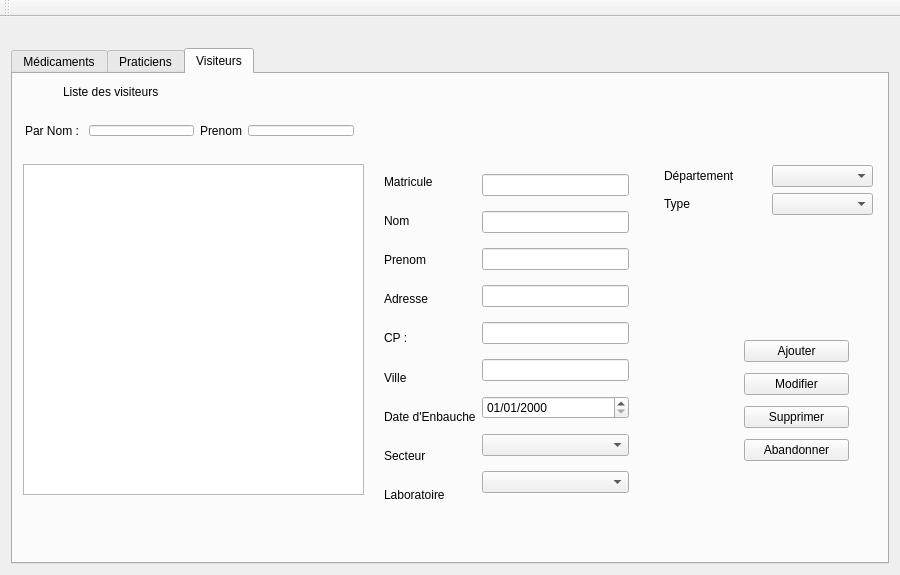
<?xml version="1.0" encoding="UTF-8"?>
<ui version="4.0">
 <class>MainWindow</class>
 <widget class="QMainWindow" name="MainWindow">
  <property name="geometry">
   <rect>
    <x>0</x>
    <y>0</y>
    <width>900</width>
    <height>575</height>
   </rect>
  </property>
  <property name="minimumSize">
   <size>
    <width>900</width>
    <height>575</height>
   </size>
  </property>
  <property name="maximumSize">
   <size>
    <width>900</width>
    <height>575</height>
   </size>
  </property>
  <property name="windowTitle">
   <string>Outil de gestion GSB</string>
  </property>
  <widget class="QWidget" name="centralWidget">
   <layout class="QVBoxLayout" name="verticalLayout_9">
    <item>
     <widget class="QLabel" name="labelInfoUSer">
      <property name="text">
       <string/>
      </property>
     </widget>
    </item>
    <item>
     <widget class="QTabWidget" name="tabWidget">
      <property name="currentIndex">
       <number>2</number>
      </property>
      <widget class="QWidget" name="tab">
       <attribute name="icon">
        <iconset resource="Images.qrc">
         <normaloff>:/Images/medoc.jpg</normaloff>:/Images/medoc.jpg</iconset>
       </attribute>
       <attribute name="title">
        <string>Médicaments</string>
       </attribute>
       <widget class="QListWidget" name="listWidgetMedocs">
        <property name="geometry">
         <rect>
          <x>10</x>
          <y>50</y>
          <width>711</width>
          <height>131</height>
         </rect>
        </property>
       </widget>
       <widget class="QLabel" name="label_5">
        <property name="geometry">
         <rect>
          <x>280</x>
          <y>270</y>
          <width>67</width>
          <height>21</height>
         </rect>
        </property>
        <property name="text">
         <string>Effets</string>
        </property>
       </widget>
       <widget class="QLabel" name="label_6">
        <property name="geometry">
         <rect>
          <x>20</x>
          <y>270</y>
          <width>101</width>
          <height>31</height>
         </rect>
        </property>
        <property name="text">
         <string>Composition</string>
        </property>
       </widget>
       <widget class="QLabel" name="label_7">
        <property name="geometry">
         <rect>
          <x>270</x>
          <y>190</y>
          <width>121</width>
          <height>16</height>
         </rect>
        </property>
        <property name="text">
         <string>Contre indication</string>
        </property>
       </widget>
       <widget class="QLabel" name="label_28">
        <property name="geometry">
         <rect>
          <x>21</x>
          <y>381</y>
          <width>47</width>
          <height>21</height>
         </rect>
        </property>
        <property name="text">
         <string>Famille</string>
        </property>
       </widget>
       <widget class="QTextEdit" name="textEditCompo">
        <property name="geometry">
         <rect>
          <x>110</x>
          <y>270</y>
          <width>131</width>
          <height>61</height>
         </rect>
        </property>
       </widget>
       <widget class="QLabel" name="label_29">
        <property name="geometry">
         <rect>
          <x>270</x>
          <y>190</y>
          <width>121</width>
          <height>16</height>
         </rect>
        </property>
        <property name="text">
         <string>Contre indication</string>
        </property>
       </widget>
       <widget class="QTextEdit" name="textEditContreIndic">
        <property name="geometry">
         <rect>
          <x>390</x>
          <y>190</y>
          <width>191</width>
          <height>81</height>
         </rect>
        </property>
       </widget>
       <widget class="QLabel" name="label_30">
        <property name="geometry">
         <rect>
          <x>280</x>
          <y>270</y>
          <width>67</width>
          <height>21</height>
         </rect>
        </property>
        <property name="text">
         <string>Effets</string>
        </property>
       </widget>
       <widget class="QTextEdit" name="textEditEffets">
        <property name="geometry">
         <rect>
          <x>390</x>
          <y>280</y>
          <width>191</width>
          <height>81</height>
         </rect>
        </property>
       </widget>
       <widget class="QComboBox" name="comboBoxFamille">
        <property name="geometry">
         <rect>
          <x>129</x>
          <y>381</y>
          <width>301</width>
          <height>31</height>
         </rect>
        </property>
       </widget>
       <widget class="QWidget" name="layoutWidget">
        <property name="geometry">
         <rect>
          <x>10</x>
          <y>10</y>
          <width>330</width>
          <height>33</height>
         </rect>
        </property>
        <layout class="QHBoxLayout" name="horizontalLayout">
         <item>
          <widget class="QLabel" name="label">
           <property name="text">
            <string>Rechercher un médicament</string>
           </property>
          </widget>
         </item>
         <item>
          <widget class="QLineEdit" name="lineEditMedoc"/>
         </item>
        </layout>
       </widget>
       <widget class="QWidget" name="layoutWidget">
        <property name="geometry">
         <rect>
          <x>390</x>
          <y>10</y>
          <width>213</width>
          <height>33</height>
         </rect>
        </property>
        <layout class="QHBoxLayout" name="horizontalLayout_2">
         <item>
          <widget class="QLabel" name="label_2">
           <property name="text">
            <string>Famille : </string>
           </property>
          </widget>
         </item>
         <item>
          <widget class="QComboBox" name="comboBoxRechercheFamille"/>
         </item>
        </layout>
       </widget>
       <widget class="QWidget" name="layoutWidget">
        <property name="geometry">
         <rect>
          <x>20</x>
          <y>230</y>
          <width>231</width>
          <height>33</height>
         </rect>
        </property>
        <layout class="QHBoxLayout" name="horizontalLayout_8">
         <item>
          <widget class="QLabel" name="label_4">
           <property name="text">
            <string>Nom commercial</string>
           </property>
          </widget>
         </item>
         <item>
          <widget class="QLineEdit" name="lineEditNomComm"/>
         </item>
        </layout>
       </widget>
       <widget class="QWidget" name="layoutWidget">
        <property name="geometry">
         <rect>
          <x>20</x>
          <y>340</y>
          <width>221</width>
          <height>33</height>
         </rect>
        </property>
        <layout class="QHBoxLayout" name="horizontalLayout_9">
         <item>
          <widget class="QLabel" name="label_9">
           <property name="text">
            <string>Prix</string>
           </property>
          </widget>
         </item>
         <item>
          <widget class="QLineEdit" name="lineEditPrixMedoc"/>
         </item>
        </layout>
       </widget>
       <widget class="QWidget" name="layoutWidget">
        <property name="geometry">
         <rect>
          <x>20</x>
          <y>190</y>
          <width>232</width>
          <height>33</height>
         </rect>
        </property>
        <layout class="QHBoxLayout" name="horizontalLayout_7">
         <item>
          <widget class="QLabel" name="label_3">
           <property name="text">
            <string>Depot légal</string>
           </property>
          </widget>
         </item>
         <item>
          <widget class="QLineEdit" name="lineEditDepot"/>
         </item>
        </layout>
       </widget>
       <widget class="QWidget" name="layoutWidget">
        <property name="geometry">
         <rect>
          <x>600</x>
          <y>270</y>
          <width>250</width>
          <height>78</height>
         </rect>
        </property>
        <layout class="QHBoxLayout" name="horizontalLayout_12">
         <item>
          <layout class="QVBoxLayout" name="verticalLayout">
           <item>
            <widget class="QPushButton" name="pushButtonAbbandonnerMedocs">
             <property name="text">
              <string>Abandonner</string>
             </property>
             <property name="icon">
              <iconset resource="Images.qrc">
               <normaloff>:/Images/abandonner.jpg</normaloff>:/Images/abandonner.jpg</iconset>
             </property>
            </widget>
           </item>
           <item>
            <widget class="QPushButton" name="pushButtonModifier">
             <property name="text">
              <string>Modifier</string>
             </property>
             <property name="icon">
              <iconset resource="Images.qrc">
               <normaloff>:/Images/modifier.png</normaloff>:/Images/modifier.png</iconset>
             </property>
            </widget>
           </item>
          </layout>
         </item>
         <item>
          <layout class="QVBoxLayout" name="verticalLayout_2">
           <item>
            <widget class="QPushButton" name="pushButtonAJouterMedoc">
             <property name="text">
              <string>Ajouter</string>
             </property>
             <property name="icon">
              <iconset resource="Images.qrc">
               <normaloff>:/Images/ajouter.jpg</normaloff>:/Images/ajouter.jpg</iconset>
             </property>
            </widget>
           </item>
           <item>
            <widget class="QPushButton" name="pushButtonSupprimer">
             <property name="text">
              <string>Supprimer</string>
             </property>
             <property name="icon">
              <iconset resource="Images.qrc">
               <normaloff>:/Images/supprimer.jpg</normaloff>:/Images/supprimer.jpg</iconset>
             </property>
            </widget>
           </item>
          </layout>
         </item>
        </layout>
       </widget>
      </widget>
      <widget class="QWidget" name="tab_2">
       <attribute name="icon">
        <iconset resource="Images.qrc">
         <normaloff>:/Images/pra.png</normaloff>:/Images/pra.png</iconset>
       </attribute>
       <attribute name="title">
        <string>Praticiens</string>
       </attribute>
       <widget class="QLabel" name="label_8">
        <property name="geometry">
         <rect>
          <x>50</x>
          <y>20</y>
          <width>131</width>
          <height>16</height>
         </rect>
        </property>
        <property name="text">
         <string>Liste des praticiens</string>
        </property>
       </widget>
       <widget class="QListWidget" name="listWidgetpraticient">
        <property name="geometry">
         <rect>
          <x>10</x>
          <y>100</y>
          <width>341</width>
          <height>361</height>
         </rect>
        </property>
       </widget>
       <widget class="QWidget" name="layoutWidget">
        <property name="geometry">
         <rect>
          <x>380</x>
          <y>100</y>
          <width>290</width>
          <height>331</height>
         </rect>
        </property>
        <layout class="QHBoxLayout" name="horizontalLayout_3">
         <item>
          <layout class="QVBoxLayout" name="verticalLayout_3">
           <item>
            <widget class="QLabel" name="label_10">
             <property name="text">
              <string>Code *</string>
             </property>
            </widget>
           </item>
           <item>
            <widget class="QLabel" name="label_11">
             <property name="text">
              <string>Nom</string>
             </property>
            </widget>
           </item>
           <item>
            <widget class="QLabel" name="label_12">
             <property name="text">
              <string>Prenom</string>
             </property>
            </widget>
           </item>
           <item>
            <widget class="QLabel" name="label_13">
             <property name="text">
              <string>Adresse</string>
             </property>
            </widget>
           </item>
           <item>
            <widget class="QLabel" name="label_14">
             <property name="text">
              <string>CP :</string>
             </property>
            </widget>
           </item>
           <item>
            <widget class="QLabel" name="label_15">
             <property name="text">
              <string>Ville</string>
             </property>
            </widget>
           </item>
           <item>
            <widget class="QLabel" name="label_16">
             <property name="text">
              <string>Coefficient de notoriété</string>
             </property>
            </widget>
           </item>
           <item>
            <widget class="QLabel" name="label_17">
             <property name="text">
              <string>Type de praticien</string>
             </property>
            </widget>
           </item>
          </layout>
         </item>
         <item>
          <layout class="QVBoxLayout" name="verticalLayout_4">
           <item>
            <widget class="QLineEdit" name="lineEditCodeP"/>
           </item>
           <item>
            <widget class="QLineEdit" name="lineEditNomP"/>
           </item>
           <item>
            <widget class="QLineEdit" name="lineEditPrenomP"/>
           </item>
           <item>
            <widget class="QLineEdit" name="lineEditAdresseP"/>
           </item>
           <item>
            <widget class="QLineEdit" name="lineEditCPP"/>
           </item>
           <item>
            <widget class="QLineEdit" name="lineEditVilleP"/>
           </item>
           <item>
            <widget class="QLineEdit" name="lineEditCoeffP"/>
           </item>
           <item>
            <widget class="QComboBox" name="comboBoxTypePra"/>
           </item>
          </layout>
         </item>
        </layout>
       </widget>
       <widget class="QWidget" name="layoutWidget">
        <property name="geometry">
         <rect>
          <x>710</x>
          <y>260</y>
          <width>127</width>
          <height>156</height>
         </rect>
        </property>
        <layout class="QVBoxLayout" name="verticalLayout_5">
         <item>
          <widget class="QPushButton" name="pushButtonAjouterPra">
           <property name="text">
            <string>Ajouter</string>
           </property>
           <property name="icon">
            <iconset resource="Images.qrc">
             <normaloff>:/Images/ajouter.jpg</normaloff>:/Images/ajouter.jpg</iconset>
           </property>
          </widget>
         </item>
         <item>
          <widget class="QPushButton" name="pushButtonModifierPra">
           <property name="text">
            <string>Modifier</string>
           </property>
           <property name="icon">
            <iconset resource="Images.qrc">
             <normaloff>:/Images/modifier.png</normaloff>:/Images/modifier.png</iconset>
           </property>
          </widget>
         </item>
         <item>
          <widget class="QPushButton" name="pushButtonSupprimerPra">
           <property name="text">
            <string>Supprimer</string>
           </property>
           <property name="icon">
            <iconset resource="Images.qrc">
             <normaloff>:/Images/supprimer.jpg</normaloff>:/Images/supprimer.jpg</iconset>
           </property>
          </widget>
         </item>
         <item>
          <widget class="QPushButton" name="pushButtonAbandonnerpra">
           <property name="text">
            <string>Abandonner</string>
           </property>
           <property name="icon">
            <iconset resource="Images.qrc">
             <normaloff>:/Images/abandonner.jpg</normaloff>:/Images/abandonner.jpg</iconset>
           </property>
          </widget>
         </item>
        </layout>
       </widget>
       <widget class="QWidget" name="layoutWidget">
        <property name="geometry">
         <rect>
          <x>1</x>
          <y>50</y>
          <width>586</width>
          <height>33</height>
         </rect>
        </property>
        <layout class="QHBoxLayout" name="horizontalLayout_4">
         <item>
          <widget class="QLabel" name="label_18">
           <property name="text">
            <string>Par nom : </string>
           </property>
          </widget>
         </item>
         <item>
          <widget class="QLineEdit" name="lineEditRechercheNomPra"/>
         </item>
         <item>
          <widget class="QLabel" name="label_20">
           <property name="text">
            <string>Prenom</string>
           </property>
          </widget>
         </item>
         <item>
          <widget class="QLineEdit" name="lineEditRecherchePrenomPra"/>
         </item>
         <item>
          <widget class="QLabel" name="label_19">
           <property name="text">
            <string>Par type</string>
           </property>
          </widget>
         </item>
         <item>
          <widget class="QComboBox" name="comboBoxREchercheTypePra"/>
         </item>
        </layout>
       </widget>
       <widget class="QLabel" name="label_21">
        <property name="geometry">
         <rect>
          <x>380</x>
          <y>450</y>
          <width>281</width>
          <height>17</height>
         </rect>
        </property>
        <property name="text">
         <string>* Généré automatiquement en cas d'ajout</string>
        </property>
       </widget>
      </widget>
      <widget class="QWidget" name="tab_3">
       <attribute name="icon">
        <iconset resource="Images.qrc">
         <normaloff>:/Images/vis.jpg</normaloff>:/Images/vis.jpg</iconset>
       </attribute>
       <attribute name="title">
        <string>Visiteurs</string>
       </attribute>
       <widget class="QWidget" name="layoutWidget_2">
        <property name="geometry">
         <rect>
          <x>1</x>
          <y>40</y>
          <width>351</width>
          <height>33</height>
         </rect>
        </property>
        <layout class="QHBoxLayout" name="horizontalLayout_5">
         <item>
          <widget class="QLabel" name="label_22">
           <property name="text">
            <string>Par Nom : </string>
           </property>
          </widget>
         </item>
         <item>
          <widget class="QLineEdit" name="lineEditRechercheNomVisteur"/>
         </item>
         <item>
          <widget class="QLabel" name="label_23">
           <property name="text">
            <string>Prenom</string>
           </property>
          </widget>
         </item>
         <item>
          <widget class="QLineEdit" name="lineEditRecherchePrenomVisiteur"/>
         </item>
        </layout>
       </widget>
       <widget class="QLabel" name="label_26">
        <property name="geometry">
         <rect>
          <x>50</x>
          <y>10</y>
          <width>131</width>
          <height>16</height>
         </rect>
        </property>
        <property name="text">
         <string>Liste des visiteurs</string>
        </property>
       </widget>
       <widget class="QListWidget" name="listWidgetVisteur">
        <property name="geometry">
         <rect>
          <x>10</x>
          <y>90</y>
          <width>341</width>
          <height>331</height>
         </rect>
        </property>
       </widget>
       <widget class="QWidget" name="layoutWidget_4">
        <property name="geometry">
         <rect>
          <x>720</x>
          <y>250</y>
          <width>127</width>
          <height>156</height>
         </rect>
        </property>
        <layout class="QVBoxLayout" name="verticalLayout_8">
         <item>
          <widget class="QPushButton" name="pushButtonAjouterVisteur">
           <property name="text">
            <string>Ajouter</string>
           </property>
           <property name="icon">
            <iconset resource="Images.qrc">
             <normaloff>:/Images/ajouter.jpg</normaloff>:/Images/ajouter.jpg</iconset>
           </property>
          </widget>
         </item>
         <item>
          <widget class="QPushButton" name="pushButtonModifierVisiteur">
           <property name="text">
            <string>Modifier</string>
           </property>
           <property name="icon">
            <iconset resource="Images.qrc">
             <normaloff>:/Images/modifier.png</normaloff>:/Images/modifier.png</iconset>
           </property>
          </widget>
         </item>
         <item>
          <widget class="QPushButton" name="pushButtonSupprimerVisiteur">
           <property name="text">
            <string>Supprimer</string>
           </property>
           <property name="icon">
            <iconset resource="Images.qrc">
             <normaloff>:/Images/supprimer.jpg</normaloff>:/Images/supprimer.jpg</iconset>
           </property>
          </widget>
         </item>
         <item>
          <widget class="QPushButton" name="pushButtonAbandonnerVisteur">
           <property name="text">
            <string>Abandonner</string>
           </property>
           <property name="icon">
            <iconset resource="Images.qrc">
             <normaloff>:/Images/abandonner.jpg</normaloff>:/Images/abandonner.jpg</iconset>
           </property>
          </widget>
         </item>
        </layout>
       </widget>
       <widget class="QWidget" name="layoutWidget">
        <property name="geometry">
         <rect>
          <x>360</x>
          <y>80</y>
          <width>267</width>
          <height>368</height>
         </rect>
        </property>
        <layout class="QHBoxLayout" name="horizontalLayout_6">
         <item>
          <layout class="QVBoxLayout" name="verticalLayout_6">
           <item>
            <widget class="QLabel" name="label_27">
             <property name="text">
              <string>Matricule </string>
             </property>
            </widget>
           </item>
           <item>
            <widget class="QLabel" name="label_31">
             <property name="text">
              <string>Nom</string>
             </property>
            </widget>
           </item>
           <item>
            <widget class="QLabel" name="label_32">
             <property name="text">
              <string>Prenom</string>
             </property>
            </widget>
           </item>
           <item>
            <widget class="QLabel" name="label_33">
             <property name="text">
              <string>Adresse</string>
             </property>
            </widget>
           </item>
           <item>
            <widget class="QLabel" name="label_34">
             <property name="text">
              <string>CP :</string>
             </property>
            </widget>
           </item>
           <item>
            <widget class="QLabel" name="label_35">
             <property name="text">
              <string>Ville</string>
             </property>
            </widget>
           </item>
           <item>
            <widget class="QLabel" name="label_36">
             <property name="text">
              <string>Date d'Enbauche</string>
             </property>
            </widget>
           </item>
           <item>
            <widget class="QLabel" name="label_37">
             <property name="text">
              <string>Secteur</string>
             </property>
            </widget>
           </item>
           <item>
            <widget class="QLabel" name="label_38">
             <property name="text">
              <string>Laboratoire</string>
             </property>
            </widget>
           </item>
          </layout>
         </item>
         <item>
          <layout class="QVBoxLayout" name="verticalLayout_7">
           <item>
            <widget class="QLineEdit" name="lineEditMatricule"/>
           </item>
           <item>
            <widget class="QLineEdit" name="lineEditNomVisiteur"/>
           </item>
           <item>
            <widget class="QLineEdit" name="lineEditPrenomVisiteur"/>
           </item>
           <item>
            <widget class="QLineEdit" name="lineEditAdresseVisiteur"/>
           </item>
           <item>
            <widget class="QLineEdit" name="lineEditCPVisiteur"/>
           </item>
           <item>
            <widget class="QLineEdit" name="lineEditVilleVisiteur"/>
           </item>
           <item>
            <widget class="QDateEdit" name="dateEditVisteur">
             <property name="displayFormat">
              <string>dd/MM/yyyy</string>
             </property>
            </widget>
           </item>
           <item>
            <widget class="QComboBox" name="comboBoxSecteurVisiteur"/>
           </item>
           <item>
            <widget class="QComboBox" name="comboBoxLaboVisiteur"/>
           </item>
          </layout>
         </item>
        </layout>
       </widget>
       <widget class="QWidget" name="layoutWidget">
        <property name="geometry">
         <rect>
          <x>640</x>
          <y>80</y>
          <width>231</width>
          <height>72</height>
         </rect>
        </property>
        <layout class="QHBoxLayout" name="horizontalLayout_10">
         <item>
          <layout class="QVBoxLayout" name="verticalLayout_11">
           <item>
            <layout class="QHBoxLayout" name="horizontalLayout_11">
             <item>
              <widget class="QLabel" name="label_25">
               <property name="text">
                <string>Département</string>
               </property>
              </widget>
             </item>
            </layout>
           </item>
           <item>
            <widget class="QLabel" name="label_41">
             <property name="text">
              <string>Type</string>
             </property>
            </widget>
           </item>
          </layout>
         </item>
         <item>
          <layout class="QVBoxLayout" name="verticalLayout_10">
           <item>
            <widget class="QComboBox" name="comboBoxDeptVIs"/>
           </item>
           <item>
            <widget class="QComboBox" name="comboBoxTypeVisiteur"/>
           </item>
          </layout>
         </item>
        </layout>
       </widget>
      </widget>
     </widget>
    </item>
   </layout>
  </widget>
  <widget class="QToolBar" name="mainToolBar">
   <attribute name="toolBarArea">
    <enum>TopToolBarArea</enum>
   </attribute>
   <attribute name="toolBarBreak">
    <bool>false</bool>
   </attribute>
  </widget>
 </widget>
 <layoutdefault spacing="6" margin="11"/>
 <resources>
  <include location="Images.qrc"/>
 </resources>
 <connections/>
</ui>
